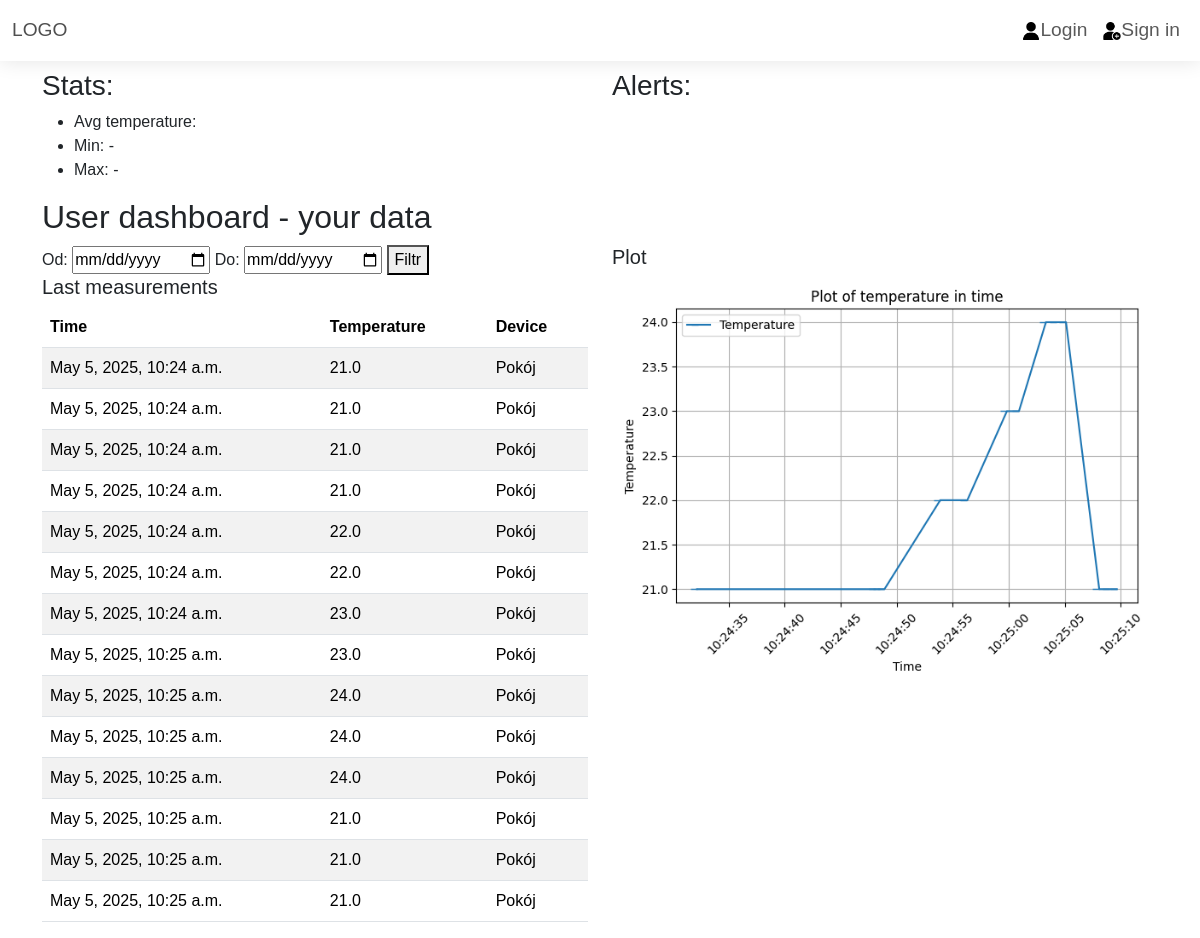
Page /dashboard/2/ on the committed database.
### EspDashboardApp/models.py (models this page shows)
class receivedData(models.Model):
    device_name = models.ForeignKey(receivedDevice, on_delete=models.CASCADE)
    temperature = models.FloatField()
    timestamp = models.DateTimeField(auto_now_add=True)

class receivedDevice(models.Model):
    device_name = models.CharField(max_length=20)
    owner = models.ForeignKey(User, on_delete=models.CASCADE, related_name='devices')
    def __str__(self):
        return self.device_name

### EspDashboardApp/views.py (the view)
# urls.py: path('dashboard/<int:device_id>/',views.device_dashboard,name='device_dashboard'),
def device_dashboard(request, device_id):
    device = get_object_or_404(receivedDevice, id=device_id)
    received_data = receivedData.objects.filter(device_name=device)
    return render(request, 'dashboard_test.html', {'device': device,
                                              'received_data':received_data})

### EspDashboardApp/templates/dashboard_test.html (shortened to what this page needs)
{% load static %}
<!DOCTYPE html>
<html>
<head>
    <link href="https://cdn.jsdelivr.net/npm/bootstrap@5.3.2/dist/css/bootstrap.min.css" rel="stylesheet">
      <link rel="stylesheet" href="{% static 'EspDashboardApp/css/style.css' %}">
</head>
<body>
<nav class="navbar navbar-expand-lg  navbar-custom">
  <div class="container-fluid">
    <a class="logo" href="{% url 'startupPage' %}">LOGO</a>
    <div class="collapse navbar-collapse">
      <ul class="navbar-nav ms-auto">
        {% if user.is_authenticated %}
          <li class="nav-item">
            <a class="nav-link" href="{% url 'dashboard' %}"><img src="{% static 'EspDashboardApp/icons/dashboard.png'%}" height="18em">Dashboard</a>
          </li>
          <li class="nav-item">
            <a class="nav-link" href="{% url 'logout' %}"><img src="{% static 'EspDashboardApp/icons/logout.png'%}" height="18em">Log out ({{ user.username }})</a>
          </li>
        {% else %}
          <li class="nav-item">
            <a class="nav-link" href="{% url 'login' %}"><img src="{% static 'EspDashboardApp/icons/user.png'%}" height="18em">Login</a>
          </li>
          <li class="nav-item">
            <a class="nav-link" href="{% url 'register' %}"><img src="{% static 'EspDashboardApp/icons/add.png'%}" height="18em">Sign in</a>
          </li>
        {% endif %}
      </ul>
    </div>
  </div>
</nav>
<div class="container mt-2">
  <div class="row">
    <div class="col-md-6">
        <h3>Stats:</h3>
        <ul>
            <li>Avg temperature: {{ stats.avg_temp|floatformat:2 }}</li>
            <li>Min: {{ stats.min_temp|default:"-" }}</li>
            <li>Max: {{ stats.max_temp|default:"-" }}</li>
        </ul>
    </div>
    <div class="col-md-6">
      <h3> Alerts: </h3>
    </div>
  </div>
</div>
<div class="container">
  <h2>User dashboard - your data</h2>
  <div class="row">
    <div class="col-md-6">
        <form method="get">
          <label>Od:</label>
          <input type="date" name="start_date" value="{{ start_date }}">
          <label>Do:</label>
          <input type="date" name="end_date" value="{{ end_date }}">
          <button type="submit">Filtr</button>
        </form>
      <h5>Last measurements</h5>
      <table class="table table-striped">
        <thead>
          <tr>
            <th>Time</th>
            <th>Temperature</th>
            <th>Device</th>
          </tr>
        </thead>
        <tbody>
          {% for data in received_data%}
            <tr>
              <td>{{ data.timestamp }}</td>
              <td>{{ data.temperature }}</td>
              <td>{{ data.device_name }}</td>
            </tr>
        {% endfor %}
        </tbody>
      </table>
    </div>
    <div class="col-md-6">
      <h5>Plot</h5>
      <img src="{% url 'device_plot' device.id %}" alt="Wykres" class="img-fluid">
    </div>
  </div>
</div>
</body>
</html>

### EspDashboardApp/static/EspDashboardApp/css/style.css (style rules this page uses)
* { font-family:sans-serif; }
a { text-decoration:none; color: #4F4F4F; }
.navbar-custom { box-shadow: 0 1px 20px 0 rgba(0, 0, 0, .1); background:rgba(255, 255, 255, 0.95); color: #4F4F4F; font-size:1.2em; }

### rows in the picture
receivedData: timestamp "May 5, 2025, 10:24 a.m.", temperature "21.0", device_name "Pokój"
receivedData: timestamp "May 5, 2025, 10:24 a.m.", temperature "21.0", device_name "Pokój"
receivedData: timestamp "May 5, 2025, 10:24 a.m.", temperature "21.0", device_name "Pokój"
receivedData: timestamp "May 5, 2025, 10:24 a.m.", temperature "21.0", device_name "Pokój"
receivedData: timestamp "May 5, 2025, 10:24 a.m.", temperature "22.0", device_name "Pokój"
receivedData: timestamp "May 5, 2025, 10:24 a.m.", temperature "22.0", device_name "Pokój"
receivedData: timestamp "May 5, 2025, 10:24 a.m.", temperature "23.0", device_name "Pokój"
receivedData: timestamp "May 5, 2025, 10:25 a.m.", temperature "23.0", device_name "Pokój"
receivedData: timestamp "May 5, 2025, 10:25 a.m.", temperature "24.0", device_name "Pokój"
receivedData: timestamp "May 5, 2025, 10:25 a.m.", temperature "24.0", device_name "Pokój"
receivedData: timestamp "May 5, 2025, 10:25 a.m.", temperature "24.0", device_name "Pokój"
receivedData: timestamp "May 5, 2025, 10:25 a.m.", temperature "21.0", device_name "Pokój"
receivedData: timestamp "May 5, 2025, 10:25 a.m.", temperature "21.0", device_name "Pokój"
receivedData: timestamp "May 5, 2025, 10:25 a.m.", temperature "21.0", device_name "Pokój"

### other values in the picture
{{ stats.min_temp|default:"-" }} "-"
{{ stats.max_temp|default:"-" }} "-"
